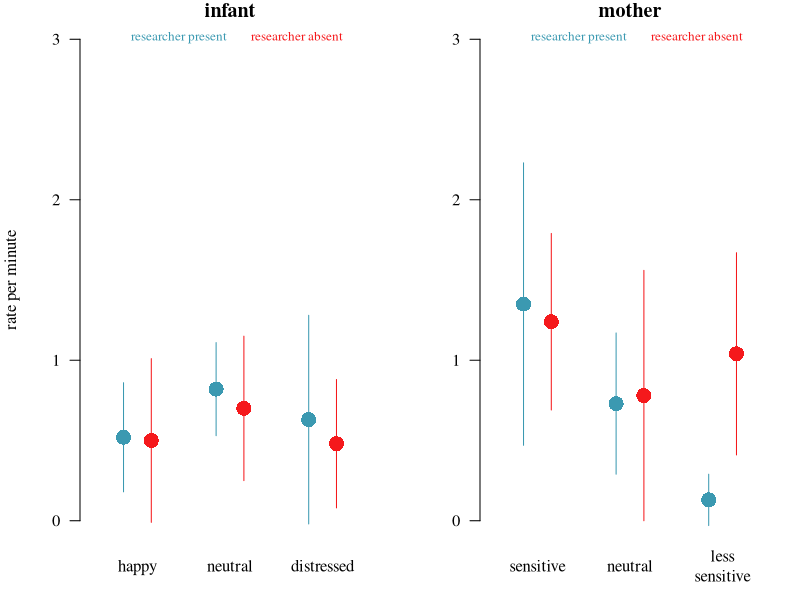

The R script that drew this image:
# source: Lee et al 2017
# https://dx.doi.org/10.1016/j.infbeh.2017.02.006

xdata <- read.csv("lee2017/lee2017_tab1.csv")
xdata

offs <- c(-0.15, 0.15)

pdf("lee2017/lee_summary.pdf", width = 7, height = 3.8)
par(mfrow = c(1, 2), family = "serif", mar = c(3, 4, 1, 1))

pdata <- droplevels(xdata[xdata$role == "infant", ])
levels(pdata$behaviour)
pdata$behaviour <- factor(pdata$behaviour, levels = c("happy", "neutral", "distressed"))
pdata$xcol <- hcl.colors(2)
pdata$xcol <- hcl.colors(2, "zissou1")

plot(0, 0, type = "n", xlim = c(0.5, 3.5), ylim = c(0, 3), axes = FALSE, xlab = "",
     ylab = "rate per minute")
title(main = "infant")
points(as.numeric(pdata$behaviour) + offs, pdata$mean, pch = 16, col = pdata$xcol, cex = 2)
segments(as.numeric(pdata$behaviour) + offs, pdata$mean - pdata$sd, 
         as.numeric(pdata$behaviour) + offs, pdata$mean + pdata$sd, col = pdata$xcol, xpd = TRUE)
axis(2, las = 1, at = 0:3)
mtext(1, line = 0.5, at = 1:3, text = c("happy", "neutral", "distressed"), padj = 0.5)
legend("top", legend = c("researcher present", "researcher absent"), cex = 0.8,
       text.col = unique(pdata$xcol), ncol = 2, bty = "n")


pdata <- droplevels(xdata[xdata$role == "mother", ])
levels(pdata$behaviour)
pdata$behaviour <- factor(pdata$behaviour, levels = c("sensitive", "neutral", "less sensitive"))
pdata$xcol <- hcl.colors(2)
pdata$xcol <- hcl.colors(2, "zissou1")

plot(0, 0, type = "n", xlim = c(0.5, 3.5), ylim = c(0, 3), axes = FALSE, xlab = "",
     ylab = "", main = "mother")
points(as.numeric(pdata$behaviour) + offs, pdata$mean, pch = 16, col = pdata$xcol, cex = 2)
segments(as.numeric(pdata$behaviour) + offs, pdata$mean - pdata$sd, 
         as.numeric(pdata$behaviour) + offs, pdata$mean + pdata$sd, col = pdata$xcol, xpd = TRUE)
axis(2, las = 1, at = 0:3)
mtext(1, line = 0.5, at = 1:3, text = c("sensitive", "neutral", "less\nsensitive"), padj = 0.5)
legend("top", legend = c("researcher present", "researcher absent"), cex = 0.8,
       text.col = unique(pdata$xcol), ncol = 2, bty = "n")




dev.off()

